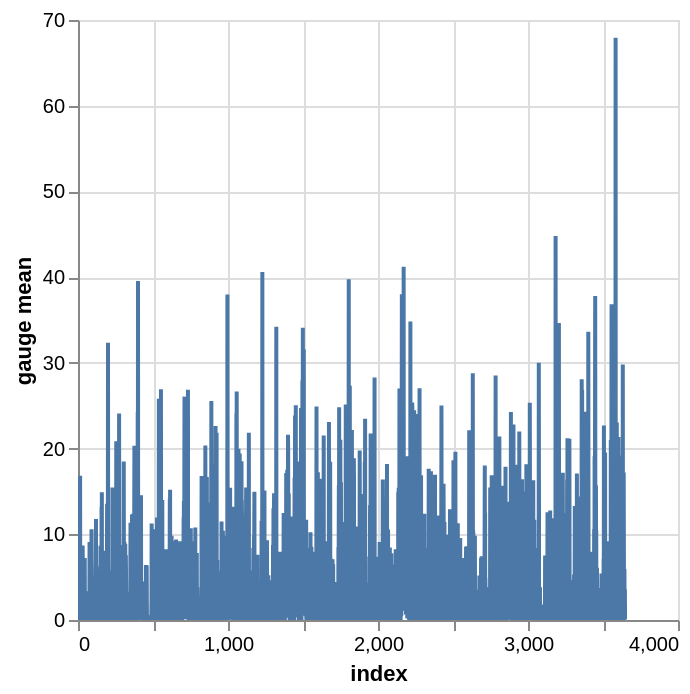

The notebook cell saved with this chart:
### Code cell
abermule_rain_gauge_data_2010s["gauge mean"].plot.line()

### Figure 1 — Vega-Lite specification as saved in the notebook (floating-point values rounded to 4 significant figures; data arrays with more than 128 entries replaced by an {"elided": "..."} marker saying what was removed)
{"config": {"view": {"continuousWidth": 300, "continuousHeight": 300}}, "data": {"name": "data-44c456c9b5667e1e84f588eb6c765fd9"}, "mark": {"type": "line", "tooltip": true}, "encoding": {"x": {"field": "index", "type": "quantitative"}, "y": {"field": "gauge mean", "type": "quantitative"}}, "params": [{"name": "param_1e9efca18e7a2868", "select": {"type": "interval", "encodings": ["x", "y"]}, "bind": "scales"}], "$schema": "https://vega.github.io/schema/vega-lite/v6.4.1.json", "datasets": {"data-44c456c9b5667e1e84f588eb6c765fd9": {"elided": "3652 records"}}}
